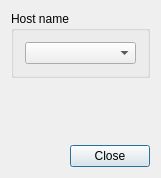
<?xml version="1.0" encoding="UTF-8"?>
<ui version="4.0">
 <class>RedPitayaControlDialog</class>
 <widget class="QDialog" name="RedPitayaControlDialog">
  <property name="geometry">
   <rect>
    <x>0</x>
    <y>0</y>
    <width>151</width>
    <height>178</height>
   </rect>
  </property>
  <property name="windowTitle">
   <string>RedPitayaControlDialog</string>
  </property>
  <layout class="QVBoxLayout" name="verticalLayout_2">
   <item>
    <layout class="QHBoxLayout" name="horizontalLayoutMain">
     <item>
      <layout class="QVBoxLayout" name="verticalLayoutControl">
       <item>
        <widget class="QGroupBox" name="groupBoxHostName">
         <property name="title">
          <string>Host name</string>
         </property>
         <layout class="QVBoxLayout" name="verticalLayout">
          <item>
           <widget class="QComboBox" name="comboBoxHostName">
            <item>
             <property name="text">
              <string/>
             </property>
            </item>
            <item>
             <property name="text">
              <string>rp-f05825.local</string>
             </property>
            </item>
            <item>
             <property name="text">
              <string>192.168.1.101</string>
             </property>
            </item>
            <item>
             <property name="text">
              <string>192.168.1.200</string>
             </property>
            </item>
            <item>
             <property name="text">
              <string>192.168.1.202</string>
             </property>
            </item>
           </widget>
          </item>
         </layout>
        </widget>
       </item>
       <item>
        <spacer name="verticalSpacer">
         <property name="orientation">
          <enum>Qt::Vertical</enum>
         </property>
         <property name="sizeHint" stdset="0">
          <size>
           <width>20</width>
           <height>40</height>
          </size>
         </property>
        </spacer>
       </item>
      </layout>
     </item>
    </layout>
   </item>
   <item>
    <layout class="QHBoxLayout" name="horizontalLayout">
     <item>
      <spacer name="horizontalSpacer">
       <property name="orientation">
        <enum>Qt::Horizontal</enum>
       </property>
       <property name="sizeHint" stdset="0">
        <size>
         <width>40</width>
         <height>20</height>
        </size>
       </property>
      </spacer>
     </item>
     <item>
      <widget class="QPushButton" name="pushButtonClose">
       <property name="text">
        <string>Close</string>
       </property>
      </widget>
     </item>
    </layout>
   </item>
  </layout>
 </widget>
 <layoutdefault spacing="6" margin="11"/>
 <resources/>
 <connections>
  <connection>
   <sender>pushButtonClose</sender>
   <signal>clicked()</signal>
   <receiver>RedPitayaControlDialog</receiver>
   <slot>close()</slot>
   <hints>
    <hint type="sourcelabel">
     <x>283</x>
     <y>296</y>
    </hint>
    <hint type="destinationlabel">
     <x>179</x>
     <y>162</y>
    </hint>
   </hints>
  </connection>
 </connections>
</ui>
